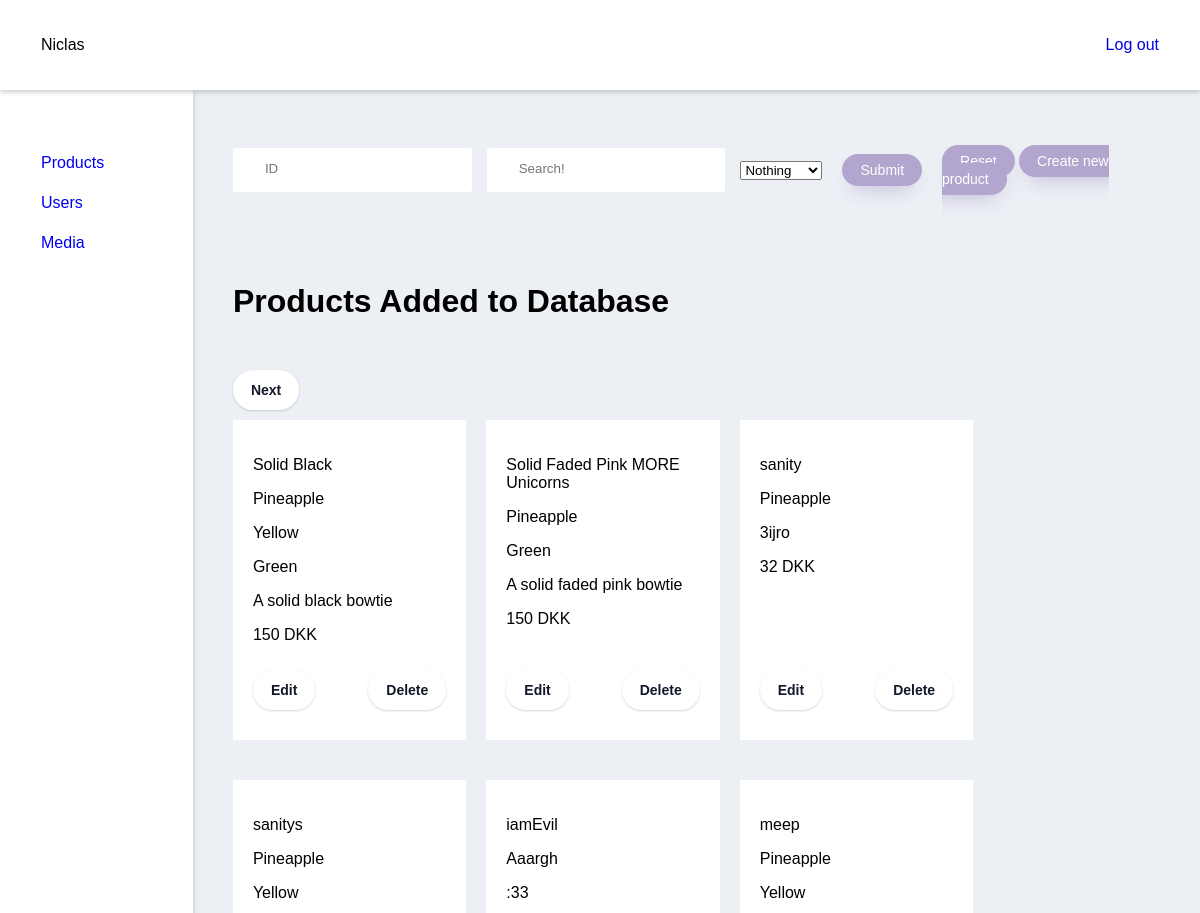
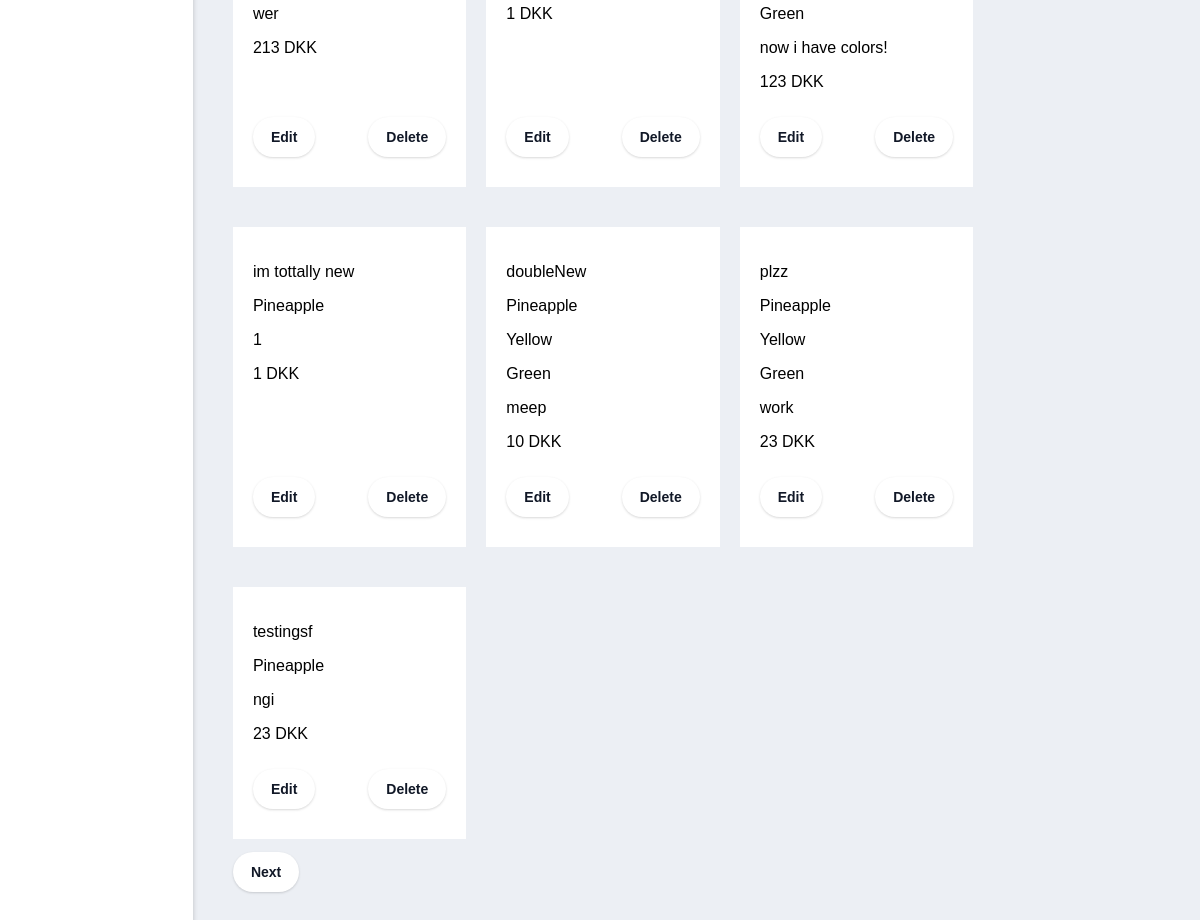
/adminProducts (signed in), run on the app's committed database (2 pictures, top to bottom).
### tables this page shows
CREATE TABLE IF NOT EXISTS `products` (
  `products_id` int(11) NOT NULL AUTO_INCREMENT,
  `name` varchar(30) NOT NULL,
  `type` int(11) NOT NULL,
  `description` varchar(250) NOT NULL,
  `price` decimal(10,0) NOT NULL,
  PRIMARY KEY (`products_id`)
);

CREATE TABLE IF NOT EXISTS `product_types` (
  `id` int(11) NOT NULL AUTO_INCREMENT,
  `type` varchar(100) NOT NULL,
  PRIMARY KEY (`id`)
);

CREATE TABLE IF NOT EXISTS `assign_colors_to_products` (
  `product_id` int(11) NOT NULL,
  `color_id` int(11) NOT NULL,
  PRIMARY KEY (`product_id`,`color_id`)
);

CREATE TABLE IF NOT EXISTS `product_colors` (
  `id` int(11) NOT NULL AUTO_INCREMENT,
  `color` varchar(100) NOT NULL,
  PRIMARY KEY (`id`)
);

### index.php (called while the page is built, shortened)
<?php
    include "public/Router.php";
    $request = $_SERVER["REQUEST_URI"];
    $router = new Router($request);
    $router->get('/', 'views/frontend/Home');
    $router->get('/profile', 'views/login/profile');
    $router->get('/editProfileFunction', 'controllers/editProfile');
    $router->get('/loginFunction', 'controllers/login');
    $router->get('/signupFunction', 'controllers/signup');
    $router->get('/logoutFunction', 'controllers/logout');
    $router->get('/Product', 'views/frontend/Product');
    $router->get('/AboutUS', 'views/frontend/AboutUS');
    $router->get('/Contact', 'views/frontend/Contact');
    $router->get('/Checkout', 'views/frontend/Checkout');
    $router->get('/ProductShow', 'views/frontend/ProductShow');
    $router->get('/Breadcrumb', 'views/frontend/Breadcrumb');
    $router->get('/adminProducts', 'views/backend/products');

### models/handlers/ProductsHandler.php (called while the page is built, shortened)
<?php
$rootPath = "";
require_once $rootPath . "public/dbconn.php";
require_once $rootPath . "models/sql/Products.php";
class ProductsHandler extends Products{
    public $db;
    public function __construct($db) {
        $this->db = $db;
    }
    public function getAssignedColorsToProducts() {
        $getColorAssigments = $this->db->prepare($this->getColorAssigmentsQuery);
        $getColorAssigments->execute();
        $colorAssignments = $getColorAssigments->fetchAll();
        return $colorAssignments;
    }
    public function getProducts($search, $id, $type) {
        if( isset( $type ) && $type != '' ){
            if( isset( $id ) && $id != ""){
                $getProducts = $this->db->prepare($this->getProductsDynamicSearchQuery);
                $getProducts->bindParam(':id', $id);
            }else{
                $getProducts = $this->db->prepare($this->getProductsDynamicSearchWithoutIdQuery);
            }
            $getProducts->bindParam(':type', $type);
        }else{
            if( isset( $id ) && $id != ''){
                $getProducts = $this->db->prepare($this->getProductsDynamicSearchWithoutTypeQuery);
                $getProducts->bindParam(':id', $id);
            }else{
                $getProducts = $this->db->prepare($this->getProductsDynamicSearchWithoutIdAndTypeQuery);
            }
        }
        if ( isset( $search ) ){
            $search = "%" . $search . "%";
        }else{
            $search = "%";
        }
        $getProducts->bindParam(':search', $search);
        $getProducts->execute();
        $products = $getProducts->fetchAll();
        return $products;
    }
}
$ProductsHandler = new ProductsHandler($db);

### controllers/getProductsWithFilters.php (called while the page is built)
<?php
    $data = $ProductsHandler->getProducts(
        isset($_POST['search']) ? $_POST['search'] : "",
        isset($_POST['id']) ? $_POST['id'] : "",
        isset($_POST['type']) ? $_POST['type'] : ""
    );

### controllers/adminProducts.php (called while the page is built, shortened)
<?php
$colorAssignments = $ProductsHandler->getAssignedColorsToProducts();

### views/backend/products.php (the view, shortened to what this page needs)
<?php
    $rootPath = "";
    require_once $rootPath . "public/dbconn.php";
    require_once $rootPath . "models/handlers/productsHandler.php";
    require_once $rootPath . "models/handlers/Usershandler.php";
    require_once $rootPath . "controllers/imageUpload.php";
    require_once $rootPath . "controllers/createProduct.php";
    require_once $rootPath . "controllers/editProduct.php";
    require_once $rootPath . "controllers/adminProducts.php";
    require_once $rootPath . "controllers/getProductsWithFilters.php";
    require_once $rootPath . "views/backend/partials/header.php";
    $id = null;
    $search = null;
    $page = 0;
?>
<div class="wrapper">
    <form class="Admin-product-handlers" method="POST" action="adminProducts">
        <div class="Admin-search-product">
            <input class="input" type="text" name="id" placeholder="ID" value="<?php echo ($id != null) ? $id : ""; ?>">
            <input class="input" type="text" name="search" placeholder="Search!" value="<?php echo ($search != null) ? $search : ""; ?>">
            <select name="type" id="type">
                <option value="">Nothing</option>
            </select>
            <input class="button submit" type="submit">
        </div>
        <div class="Reset_create_div">
            <a class="button" href="/adminProducts">Reset</a>
            <a class="button" href="/adminCreateProduct">Create new product</a>
        </div>
    </form>
        <?php
            $pageNr = $page;
            $productsPrPage = 10;
            $pageMinIndex = $pageNr * $productsPrPage;
            $pageMaxIndex = $pageMinIndex + $productsPrPage;
        ?>
        <div class="Admin-page-title">
              <h1>Products Added to Database</h1>
        </div>
<div class="wrapper-main-area">
        <?php
            if($page < (count($data) / $productsPrPage) - 1){
        ?>
                <form method="POST" action="adminProducts">
                    <input class="Next-button button-pagination" type="submit" value="Next">
                </form>
        <?php
            }
        ?>
        <div class="products">
                <?php
                    for($i = $pageMinIndex; $i < $pageMaxIndex && $i < count($data); $i++){
                        $indData = $data[$i];
                ?>
                        <div class="product">
                        <div class="product-info">
                            <p><?php echo $indData['name'] ?></p>
                            <p><?php echo $indData['type'] ?></p>
                            <?php
                                foreach($colorAssignments as $color){
                                    if($color['product_id'] == $indData['products_id']){
                            ?>
                                <p><?php echo $color['color'] ?></p>
                            <?php
                                    }
                                }
                            ?>
                            <p><?php echo $indData['description'] ?></p>
                            <p><?php echo $indData['price'] ?> DKK</p>
                        </div>
                            <div class="Edit-Delete-div">
                                <form method="POST" action="adminEditProduct">
                                    <input class="button-pagination" type="submit" value="Edit">
                                </form>
                                <form method="POST" action="adminProducts">
                                    <input class="button-pagination" type="submit" value="Delete">
                                </form>
                            </div>
                        </div>
                <?php
                    }
                ?>
        </div>
            <?php
                echo "<br>";
            ?>
            <?php
                if($page < (count($data) / $productsPrPage) - 1){
            ?>
                    <form method="POST" action="adminProducts">
                        <input class="Next-button-lowest button-pagination" type="submit" value="Next">
                    </form>
            <?php
                }
            ?>
</div>
</div>
<?php
    require_once $rootPath . "views/backend/partials/footer.php";
?>

### public/Router.php (shortened to what this page needs)
<?php
class Router{
    private $request;
    public function __construct($requestPara){
        $this->request = $requestPara;
    }
    public function get($route, $file){
        $uri = trim($this->request, "/");
        $uri = explode("/", $uri);
        if($uri[0] == trim($route, "/")){
            require_once $file . ".php";
        }
    }
}

### views/backend/partials/header.php (shortened to what this page needs)
<?php
    $rootPath = "";
?>
<!DOCTYPE html>
<html lang="en">
<head>
    <link rel="stylesheet" href="<?php echo $rootPath ?>views/backend/partials/css/style.css">
</head>
<body>
<div class="Top-nav">
    <div class="Login-info-div">
        <?php
            if(isset($_SESSION['name'])){
        ?>
            <p>
                <?php echo $_SESSION['name']; ?>
                <a href="/logoutFunction">Log out</a>
            </p>
        <?php
            }
        ?>
    </div>
</div>
<div class="Admin-main-section">
    <aside>
        <nav>
            <ul>
                <li>
                    <a href="/adminProducts">Products</a>
                </li>
                <li>
                    <a href="/adminUsers">Users</a>
                </li>
                <li>
                    <a href="/adminMedia">Media</a>
                </li>
            </ul>
        </nav>
    </aside>

### views/backend/partials/footer.php (shortened to what this page needs)
</div>
</body>
</html>

### views/backend/partials/css/style.css (style rules this page uses)
body { margin: 0; padding: 0; box-sizing: border-box; font-family: 'Questrial', sans-serif; background: #ECEFF4; }
.Admin-main-section { display: flex; }
.Top-nav { display: flex; background: #ffffff; box-shadow: 0 2px 5px 0px rgba(0,0,0,.2); z-index: 10; position: relative; padding: 0 3%; }
aside { width: 150px; background: #ffffff; min-height: 100vh; padding: 0 3%; box-shadow: 0 2px 5px 0px rgba(0,0,0,.2); }
.Login-info-div { padding: 20px 5px; width: 100vw; }
.Login-info-div p { display: flex; justify-content: space-between; }
ul { height: auto !important; margin-top: 53px; padding-left: 5px; }
li { height: 40px; list-style-type: none; display: flex; align-items: center; }
a:link { text-decoration: none; }
.wrapper { margin: 37px 0 0 40px; width: 100%; }
.wrapper-main-area { position: relative; }
.Reset_create_div { margin: 25px 0; }
.Admin-page-title { margin-top: 70px; }
.Admin-page-title h1 { margin-bottom: 0 !important; }
.Admin-product-handlers { display: flex; justify-content: space-between; margin-right: 2.5%; }
.Admin-product-handlers .input { margin: 0 auto; padding: .8rem 2rem; border-radius: 0.2rem; background-color: rgb(255, 255, 255); border: none; width: 90%; display: block; border-bottom: 0.3rem solid transparent; transition: all 0.3s; margin-right: 15px; }
.Admin-search-product { display: flex; align-items: center; }
.Admin-search-product input, select { margin: 0 20px 0 0; }
.button { background: #B2A6CE; border-radius: 999px; box-shadow: #B2A6CE 0 10px 20px -10px; box-sizing: border-box; color: #ffffff; cursor: pointer; font-size: 14px; opacity: 1; outline: 0 solid transparent; padding: 8px 18px; user-select: none; -webkit-user-select: none; width: fit-content; word-break: break-word; border: 0; }
.button-pagination { background-color: #FFFFFF; border: 0; border-radius: 999px; box-sizing: border-box; color: #111827; font-size: .875rem; font-weight: 600; line-height: 24px; padding: 8px 18px; text-align: center; text-decoration: none #D1D5DB solid; box-shadow: 0 1px 3px 0 rgba(0, 0, 0, 0.1), 0 1px 2px 0 rgba(0, 0, 0, 0.06); cursor: pointer; user-select: none; }
.submit { margin-left: 30px; }
.products { display: flex; flex-wrap: wrap; margin: 80px 0; }
.product { width: 20%; background: #ffffff; padding: 20px; margin: 20px 20px 20px 0; position: relative; height: auto; display: flex; flex-direction: column; justify-content: space-between; }
.Prev-button, .Next-button { position: absolute; top: -30px; }
.Prev-button-lowest, .Next-button-lowest { position: absolute; bottom: 65px; }
.Edit-Delete-div { display: flex; justify-content: space-between; padding: 10px 0; }

### data on the page
products: name "Solid Black", product_types.type "Pineapple", description "A solid black bowtie", price "150"
assign_colors_to_products: product_colors.color "Yellow"
assign_colors_to_products: product_colors.color "Green"
products: name "Solid Faded Pink MORE Unicorns", product_types.type "Pineapple", description "A solid faded pink bowtie", price "150"
assign_colors_to_products: product_colors.color "Green"
products: name "sanity", product_types.type "Pineapple", description "3ijro", price "32"
products: name "sanitys", product_types.type "Pineapple", description "wer", price "213"
assign_colors_to_products: product_colors.color "Yellow"
products: name "iamEvil", product_types.type "Aaargh", description ":33", price "1"
products: name "meep", product_types.type "Pineapple", description "now i have colors!", price "123"
assign_colors_to_products: product_colors.color "Yellow"
assign_colors_to_products: product_colors.color "Green"
products: name "im tottally new", product_types.type "Pineapple", description "1", price "1"
products: name "doubleNew", product_types.type "Pineapple", description "meep", price "10"
assign_colors_to_products: product_colors.color "Yellow"
assign_colors_to_products: product_colors.color "Green"
products: name "plzz", product_types.type "Pineapple", description "work", price "23"
assign_colors_to_products: product_colors.color "Yellow"
assign_colors_to_products: product_colors.color "Green"
products: name "testingsf", product_types.type "Pineapple", description "ngi", price "23"

### other printed values
$_SESSION['name'] "Niclas"
